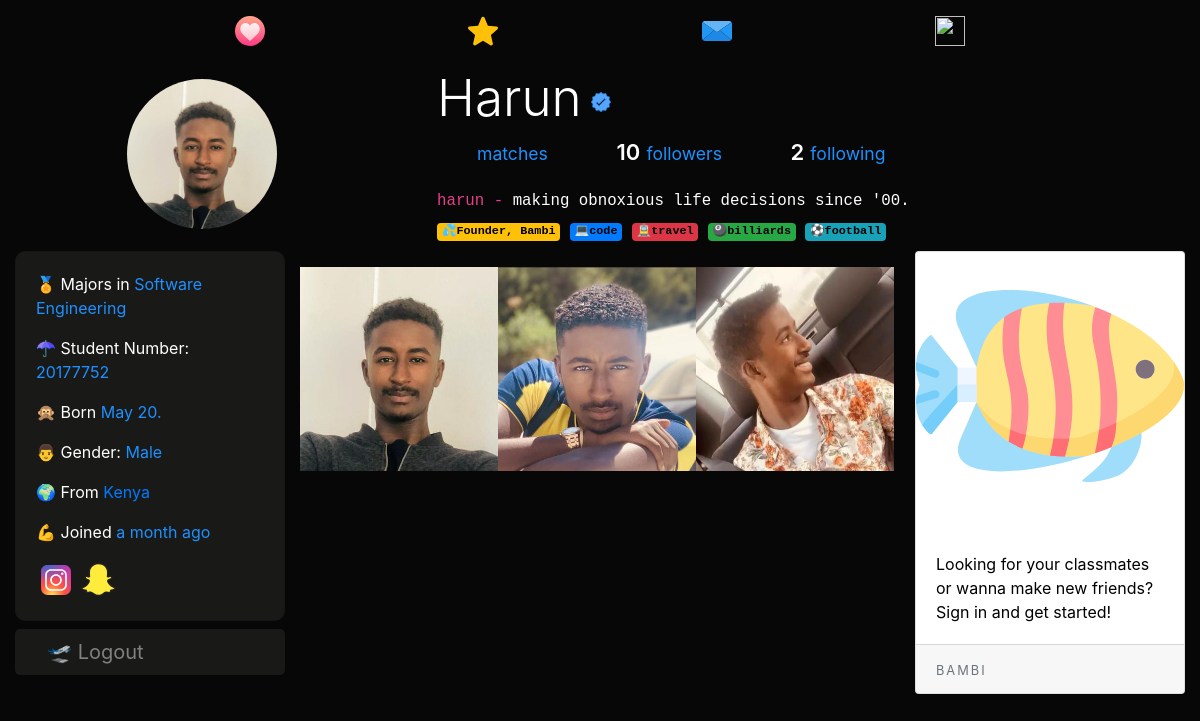
Page /harun on the committed database.
### dating/models.py (models this page shows, shortened)
class User(db.Model, UserMixin):
	id = db.Column(db.Integer, primary_key=True)
	username = db.Column(db.String(20), unique=True, nullable=False)
	email = db.Column(db.String(120), unique=True, nullable=True)
	dp = db.Column(db.String(20), nullable=False, default='default.jpg')
	dp2 = db.Column(db.String(20), nullable=False, default='flip.png')
	dp3 = db.Column(db.String(20), nullable=False, default='plane.png')
	password = db.Column(db.String(60), nullable=False)
	last_seen = db.Column(db.DateTime, default=datetime.utcnow)
	date_joined = db.Column(db.DateTime, nullable=False, default=datetime.utcnow)
	department = db.Column(db.String(20), nullable=False)
	student_number = db.Column(db.Integer(), unique=True, nullable=True)
	age = db.Column(db.DateTime, nullable=False)
	gender = db.Column(db.String(20), nullable=False)
	country = db.Column(db.String(20), default="Cyprus", nullable=True)
	bio = db.Column(db.String(120), nullable=True)
	private = db.Column(db.Boolean, default=False, nullable=False)
	snapchat = db.Column(db.String(20), default="snapchat", nullable=True)
	instagram = db.Column(db.String(20), default="instagram", nullable=True)
	followed = db.relationship(
		'User', secondary=followers,
		primaryjoin=(followers.c.follower_id == id),
		secondaryjoin=(followers.c.followed_id == id),
		backref=db.backref('followers', lazy='dynamic'), lazy='dynamic')
	messages_sent = db.relationship('Message',
									foreign_keys='Message.sender_id',
									backref='author', lazy='dynamic')
	messages_received = db.relationship('Message',
										foreign_keys='Message.recipient_id',
										backref='recipient', lazy='dynamic')
	last_message_read_time = db.Column(db.DateTime)
	def birthday(self):
		if self.age.month == datetime.today().month:
			if self.age.day == datetime.today().day:
				return True

### dating/routes.py (the view, shortened to what this page needs)
@app.route("/<string:username>", methods=['GET', 'POST'])
def user_posts(username):
	username = username.lower()
	user = User.query.filter_by(username=username).first_or_404()
	return render_template('user_posts.html', user=user, title=user.username.title())

### dating/routes.py (called while the page is built)
@app.before_request
def before_request():
	if current_user.is_authenticated:
		current_user.last_seen = datetime.utcnow()
		db.session.commit()

### dating/templates/user_posts.html (shortened to what this page needs)
{% extends "layout.html" %}
{% block content %}
<div class="container-fluid">
  <section style="padding-top: 5px;">
    <div class="profile">
      <div class="profile-image">
        <img src="{{ url_for('static', filename='profile_pics/' + user.dp) }}" alt="" class="profile-thumbnail" style="width:150px;height:150px;">
      </div>
      <div class="profile-user-settings" style="display:flex;">
        <h2 class="profile-user-name">{{user.username.title()}}
          {% if user.username in ["harun" , "bambi"] %}
          <img src="{{ url_for('static', filename='resources/' + 'verified.svg') }}" style="width:20px;height:20px;margin-left: -5px;" title="Verified">
          {% endif %}
        </h2>
      </div>
      <div class="profile-stats">
        <ul>
          <li style="font-size:22px;" {% if user == current_user %} data-toggle="modal" data-target="#mutual" {% endif %}> <small>matches</small></li>
          <li style="font-size: 22px;" {% if user == current_user %} data-toggle="modal" data-target="#followers" {% endif %}><span class="profile-stat-count">{{ user.followers.count() }}</span> <small>followers</small></li>
          <li style="font-size: 22px;" {% if user == current_user %} data-toggle="modal" data-target="#following" {% endif %}><span class="profile-stat-count">{{ user.followed.count() }}</span> <small>following</small></li>
        </ul>
      </div>
      <div class="profile-bio">
        <p class="mb-2" style="font-size:18px;">
            <code>{{user.username}} - </code>
            {% if user.bio %}
            <code style="color:#fff;">{{user.bio | safe}}</code>
            {% else %}
            <code style="color:#fff;">hey there, lets be friends 🤗</code>
            {%endif%}
            <br>
            {% if user.username == 'harun' %}
              <code>
              <a class="badge badge-warning" style="color:#000;">💦Founder, Bambi</a>
              <a class="badge badge-primary" style="color:#000;">💻code</a>
              <a class="badge badge-danger" style="color:#000;">🚊travel</a>
              <a class="badge badge-success" style="color:#000;">🎱billiards</a>
              <a class="badge badge-info" style="color:#000;">⚽football</a>
              </code>
            {% endif %}
        </p>
      </div>
    </div>
</section>
  <div class="row">
    <div class="col-lg-3">
    <div class="card about mb-2" style="color:#fff;background:#191917;border-radius:10px;">
    <div class="card-body">
      <p> 🏅 Majors in <span>{{user.department}}</span></p>
      {% if user.student_number %}
      <p> ☂ Student Number: <span>{{user.student_number}}</span></p>
      {% endif %}
      <p> 🙊 Born
        <span>
          {% if current_user.is_authenticated %}
            {{user.age.strftime('%a, %b %d %Y.')}}
          {% else %}
            {{user.age.strftime(' %b %d. ')}}
          {% endif %}
        </span></p>
      <p> {% if user.gender == 'male' %} 👨 {% else %}👩 {% endif %} Gender: <span>{{user.gender.title()}}</span></p>
      {% if user.country %}
      <p> 🌍 From <a href="https://www.google.com/maps?q={{user.country.title()}}" target="_blank">
      {{user.country.title()}}</a></p>
      {% endif %}
      <p> 💪 Joined <span>{{ moment(user.date_joined).fromNow() }}</span></p>
      {% if user.instagram and user.instagram != "instagram"  %}
        <a href="https://www.instagram.com/{{user.instagram}}"><img src="{{ url_for('static', filename='resources/' + 'instagram.svg') }}" style="width:40px;height:40px;"></a>
      {% endif %}
      {% if user.snapchat and user.snapchat != "snapchat"  %}
        <a href="https://www.snapchat.com/add/{{user.snapchat}}"><img src="{{ url_for('static', filename='resources/' + 'snapchat.svg') }}" style="width:35px;height:35px;"></a>
      {% endif %}
    </div>
  </div>
  <div class="mt-2 mb-2 d-none d-lg-block" style="background:#191917;padding:8px 8px 8px 32px;font-size:20px;display:block;border-radius:5px;">
        <a href="{{ url_for('logout') }}" style="text-decoration:none;color:#818181;"> 🛫 Logout</a>
        </div>
</div>
    <div class="col-lg-6">
      <div class="row mt-3">
        <img src="{{ url_for('static', filename='profile_pics/' + user.dp) }}" alt="default profile" class="profile-thumbnail" style="width:33%;max-height:400px;">
        <img src="{{ url_for('static', filename='profile_pics/' + user.dp2) }}" alt="default profile" class="profile-thumbnail" style="width:33%;max-height:400px;">
        <img src="{{ url_for('static', filename='profile_pics/' + user.dp3) }}" alt="default profile" class="profile-thumbnail" style="width:33%;max-height:400px;">
      </div>
</div>
    <div class="col-lg-3 d-none d-lg-block">
      {% if current_user.is_authenticated %}
      {% with messages = get_flashed_messages(with_categories=true) %}
        {% if messages %}
            {% for category , message in messages %}
              <div class="alert alert-{{ category }} alert-dismissible fade show" role="alert">
                {{message}}
              <button type="button" class="close" data-dismiss="alert" aria-label="Close">
                  <span aria-hidden="true">&times;</span>
              </button>
              </div>
            {% endfor %}
        {% endif %}
      {% endwith %}
      {% if user.birthday() %}
          <div class="alert alert-dark alert-dismissible fade show dark-theme" role="alert">
            <span style="color:#1e90ff;">
              {% if user == current_user %}
                <img src="{{ url_for('static', filename='profile_pics/' + user.dp) }}" style="width:30px;height:30px;border-radius:50%;">
                  Happy Birthday {{user.username.title()}}! <img src="https://image.flaticon.com/icons/svg/2488/2488614.svg" style="width:20px;height:20px;margin-top:-5px;"></span>
                {%  else %}
                <a href="{{url_for('message', recipient=user.username)}}"><img src="{{ url_for('static', filename='profile_pics/' + user.dp) }}" style="width:30px;height:30px;border-radius:50%;">
                Today is {{user.username.title() + "'s"}} birthday! <img src="https://image.flaticon.com/icons/svg/2488/2488614.svg" style="width:20px;height:20px;margin-top:-5px;"></span></a>
                {% endif %}
              <button type="button" class="close" data-dismiss="alert" aria-label="Close">
                <span aria-hidden="true">&times;</span>
              </button>
          </div>
        {% endif %}
      <div class="alert alert-success alert-dismissible fade show dark-theme" role="alert">
        <a href="{{ url_for('discover') }}"  style="color:#fff;text-decoration: none">
      <span style="color:#1e90ff;">🔥 Discover Friends!</span> Swipe left and right on discover to make friends.</a>
        <button type="button" class="close" data-dismiss="alert" aria-label="Close">
          <span aria-hidden="true">&times;</span>
        </button>
      </div>
      <div class="card" style="color:#000;">
      <img class="card-img-top" src="{{ url_for('static', filename='resources/' + 'logo.svg') }}" alt="logo">
      <div class="card-body">
        <h5 class="card-title"><i class="fas fa-ad"></i></h5>
        <p class="card-text">Looking for your classmates or wanna make new friends? Sign in and get started!</p>
      </div>
      <div class="card-footer">
        <small class="text-muted logo">BAMBI</small>
      </div>
    </div>
    {% else %}
    <div class="card" style="color:#000;">
      <img class="card-img-top" src="{{ url_for('static', filename='resources/' + 'logo.svg') }}" alt="logo">
      <div class="card-body">
        <p class="card-text">Looking for your classmates or wanna make new friends? Sign in and get started!</p>
      </div>
      <div class="card-footer">
        <small class="text-muted logo">BAMBI</small>
      </div>
    </div>
    {% endif %}
</div>
      </div>
{% endblock content %}

### dating/static/main.css (style rules this page uses)
body { background:#070707; color:#fff; }
.logo { color: #fff; letter-spacing: 2px; }
small { color: #1e90ff; }

### dating/templates/user_posts.html (style rules this page uses)
*, *::before, *::after { box-sizing: border-box; }
.card-body span { color: #1e90ff; }
ul span { color: #fff; }
.profile::after { content: ""; display: block; clear: both; }
.profile-image { float: left; width: calc(33.333% - 1rem); display: flex; justify-content: center; align-items: center; margin-right: 3rem; }
.profile-image img { border-radius: 50%; margin-top:-10px; }
.profile-user-settings, .profile-stats, .profile-bio { float: left; width: calc(66.666% - 2rem); }
.profile-user-settings { margin-top: 1.1rem; }
.profile-user-name { display: inline-block; font-size: 3.2rem; font-weight: 300; }
.profile-stats { margin-top: 2.3rem; }
.profile-stats li { display: inline-block; font-size: 1.6rem; line-height: 1.5; margin-right: 4rem; cursor: pointer; }
.profile-stats li:last-of-type { margin-right: 0; }
.profile-bio { font-size: 1.6rem; font-weight: 400; line-height: 1.5; margin-top: 2.3rem; }
.profile-real-name, .profile-stat-count, .profile-edit-btn { font-weight: 600; }

### rows in the picture
User: dp (picture), username "Harun", username "harun", bio "making obnoxious life decisions since '00.", department "Software Engineering", student_number "20177752", age "May 20.", gender "Male", country "Kenya", date_joined "a month ago", dp2 (picture), dp3 (picture)

### other values in the picture
{{ user.followers.count() }} "10"
{{ user.followed.count() }} "2"
